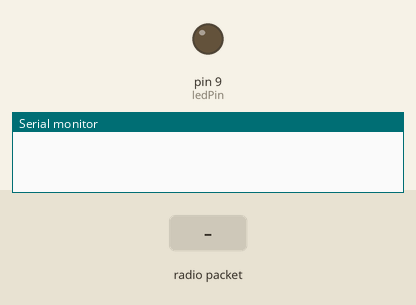
Simulated run of this sketch. Board: Arduino Uno, built with avr-gcc and run on an emulated ATmega328P. Shown: output pins drawn as LEDs (lit = HIGH), the last lines printed to the serial monitor. Inputs (shaded band) come from the test bench. No radio packets arrive unless stated.

Above: at 1.2 s.
1.3 s: radio packet "1" arrives
At 1.7 s:
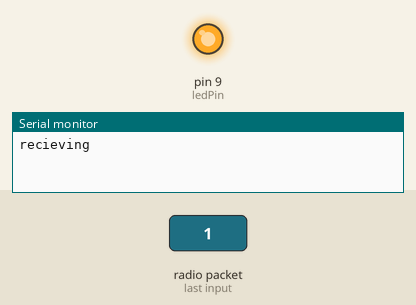
2.8 s: radio packet "0" arrives
At 4.0 s:
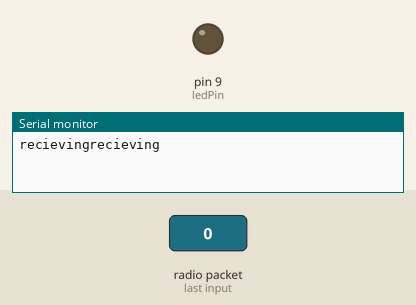
Timing chart, 0 to 5.8 s (numbered marks = the images above; inputs shaded):
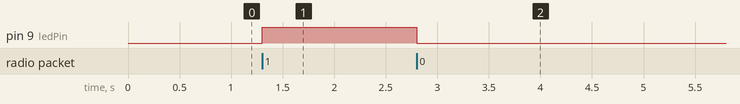

The sketch:

reciever_part.ino
```cpp
#include <VirtualWire.h>
const int ledPin = 9;
const int datain = 12;
void setup()
{
    Serial.begin(9600);
    vw_set_ptt_inverted(true);
    vw_set_rx_pin(datain);
    vw_setup(2000);
    pinMode(ledPin, OUTPUT);
    vw_rx_start();
}
    void loop()
{
    uint8_t buf[VW_MAX_MESSAGE_LEN];
    uint8_t buflen = VW_MAX_MESSAGE_LEN;

    if (vw_get_message(buf, &buflen))
    {
      Serial.print("recieving");
      if(buf[0]=='1')
      {
       digitalWrite(ledPin,HIGH);
      }
      if(buf[0]=='0')
      {
       digitalWrite(ledPin,LOW);
      }
    }
}
```

Measured:
- after the input at 1.3 s, pin 9 (ledPin): LOW → HIGH at once
- after the input at 2.8 s, pin 9 (ledPin): HIGH → LOW at once
